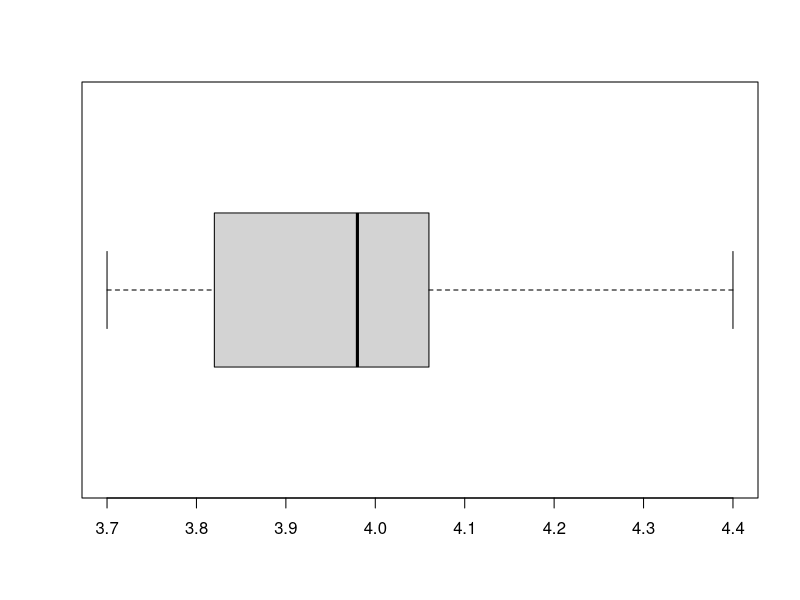
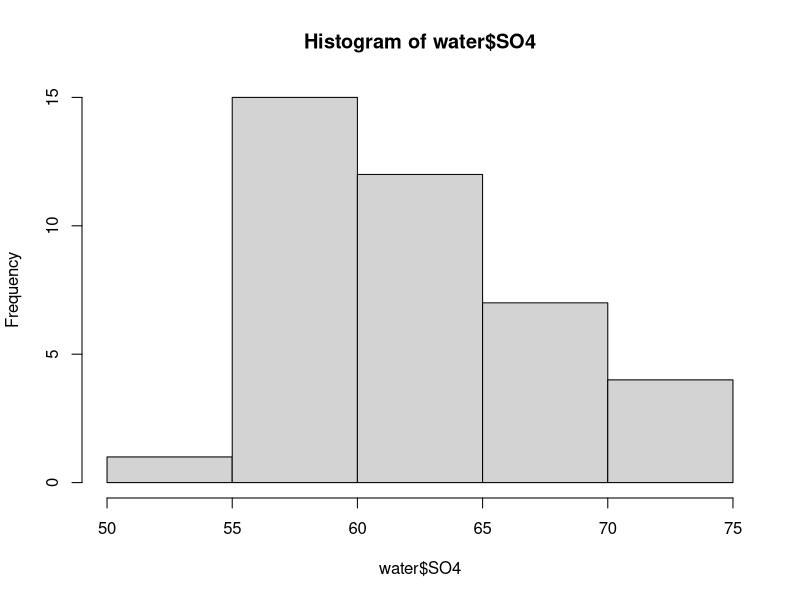
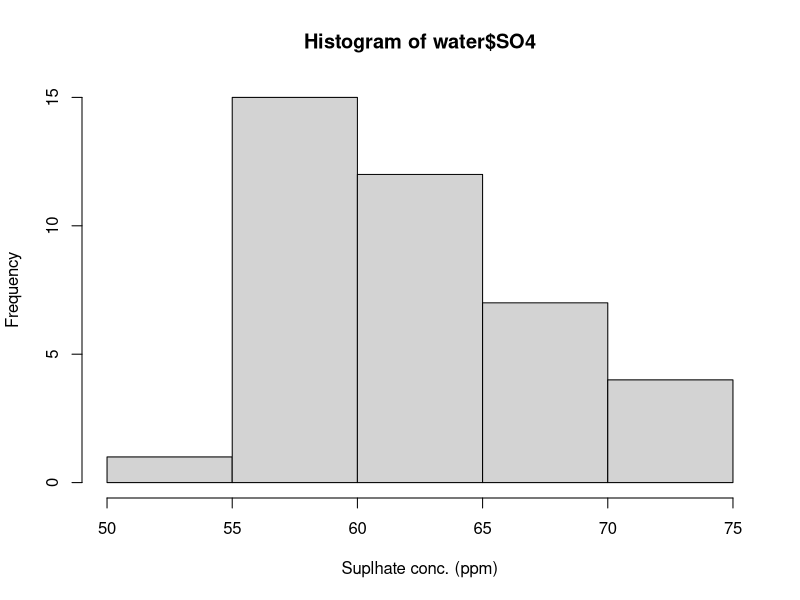
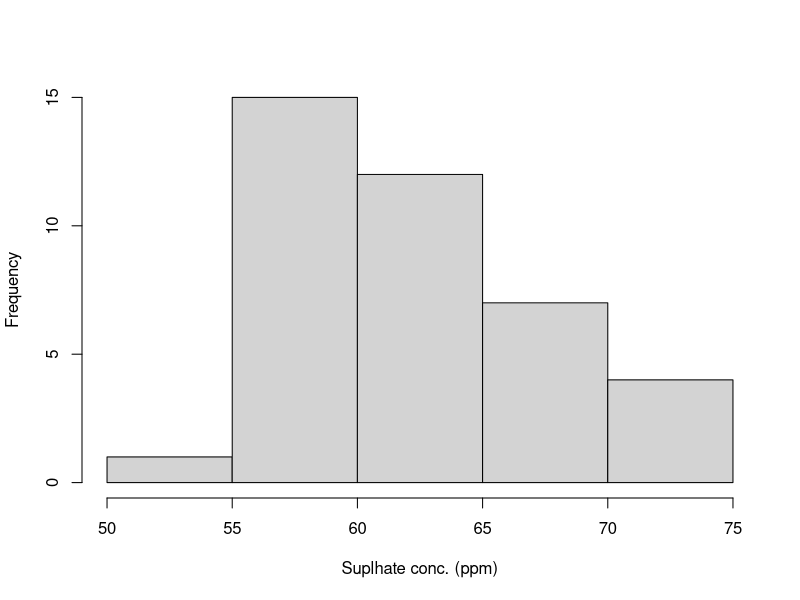
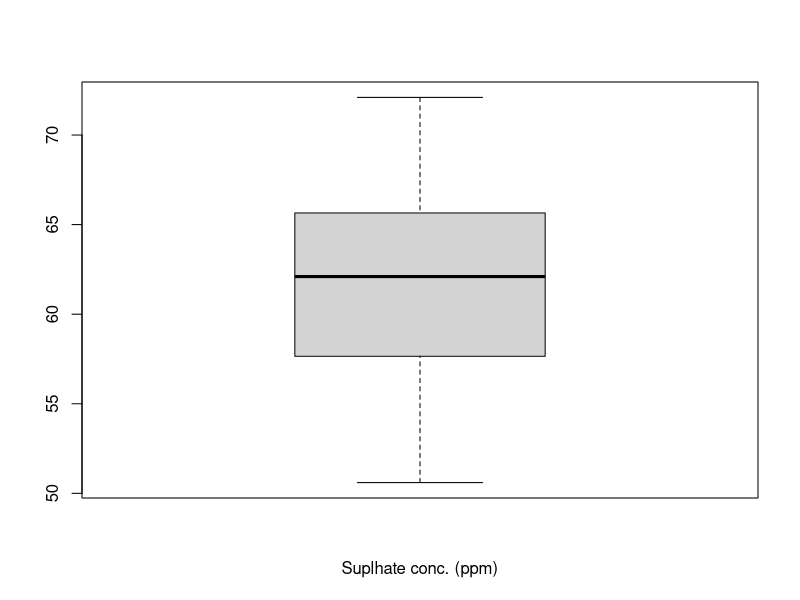
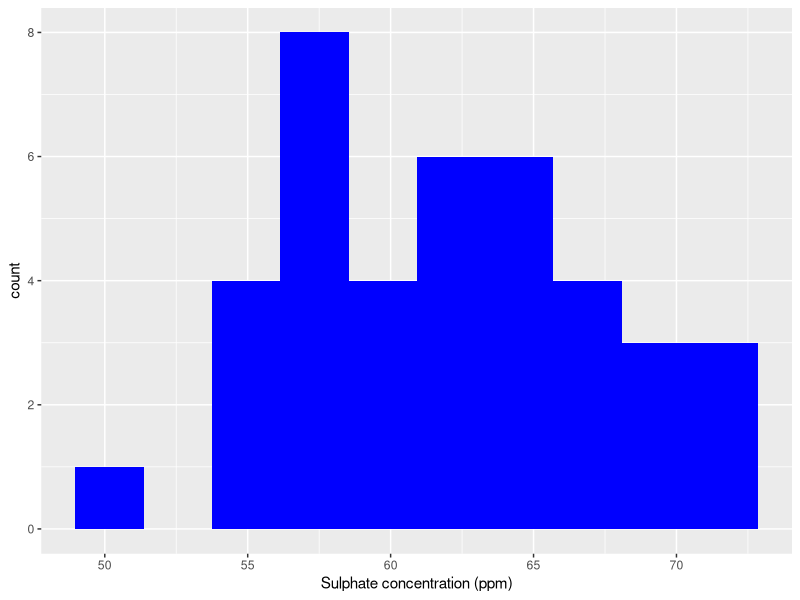
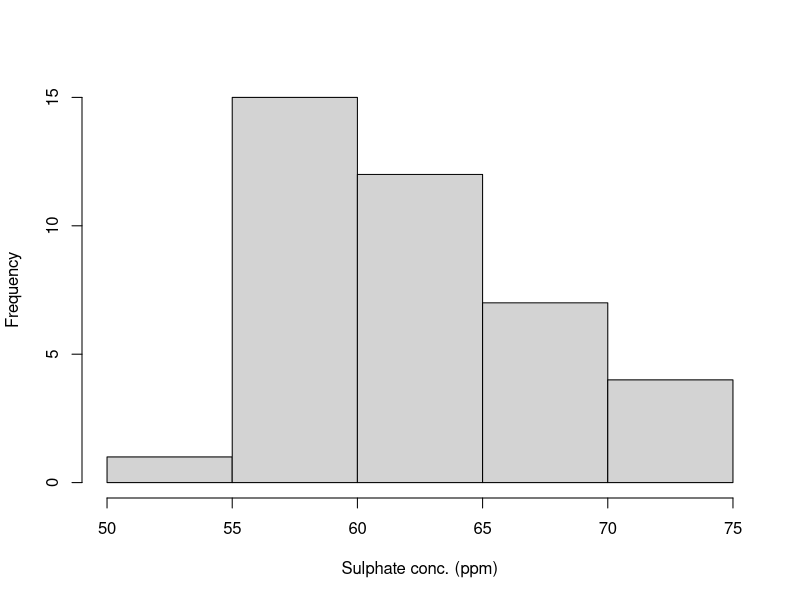

Generate these figures, in order, with R:
## ---- chunk 1
statistic<-c("median","sample variance","sample standard deviation","minimum","maximum","1st quartile","3rd quartile","number of observations","interquartile range")
command<-c("median","var","sd","min","max","quantile(object,0.25)","quantile(object,0.75)","length","IQR")
tdata<-cbind(statistic,command)
library(knitr)
kable(tdata)
## ---- chunk 2
sod <- c(3.70, 3.81, 3.93, 4.02, 4.10, 3.71, 3.82, 3.98, 4.04, 4.10, 3.76, 3.85, 3.98, 4.05, 4.20, 3.78, 3.86, 3.99, 4.06, 4.21, 3.80, 3.86, 3.99, 4.10, 4.40)
## ---- chunk 3
summary(sod) ## 6 number summary

var(sod) ## Variance

sd(sod) ## Standard deviation
## ---- chunk 4
boxplot(sod, horizontal = TRUE)
## ---- chunk 5
Sample1 <- c(8.9, 9.6, 11.2, 9.4, 9.9, 10.9, 10.4, 11.0, 9.7)
Sample2 <- c(3.1, 17.0, 9.9, 5.1, 18.0, 3.8, 10.0, 2.0, 21.2)

summary(Sample1)
summary(Sample2)

sd(Sample1)
sd(Sample2)
## ---- chunk 6
# install.packages("readxl")
library(readxl)
## ---- chunk 7
water<-read_excel("ENVX1002_Data2.xlsx", sheet = "SO4")
## ---- chunk 8
str(water)
## ---- chunk 9
water[3,1]
## ---- chunk 10
water[,1]
## ---- chunk 11
water$SO4
## ---- chunk 12
names(water)
## ---- chunk 13
summary(water$SO4)
## ---- chunk 14
hist(water$SO4)
## ---- chunk 15
hist(water$SO4, xlab= "Suplhate conc. (ppm)")
## ---- chunk 16
hist(water$SO4, xlab="Suplhate conc. (ppm)", main=" ")
boxplot(water$SO4, xlab="Suplhate conc. (ppm)", main=" ")
## ---- chunk 17
png(file="histogram_SO4.png")  # tells R the name of the file 
hist (water$SO4, xlab="Sulphate conc. (ppm)",main=" ") # plots
dev.off()   # turns off graphics window
## ---- chunk 18
observations<-c("1-5","6-20","20 or more")
graphics<-c("plot raw data","boxplot","histogram")
command<-c("stripchart","boxplot","hist")
gdata<-cbind(observations,graphics,command)
library(knitr)
kable(gdata)
## ---- chunk 19
# install.packages(ggplot2)
library(ggplot2)

ggplot(water, aes(SO4)) +
  geom_histogram(bins = 10, fill = "blue") +
  xlab("Sulphate concentration (ppm)")

